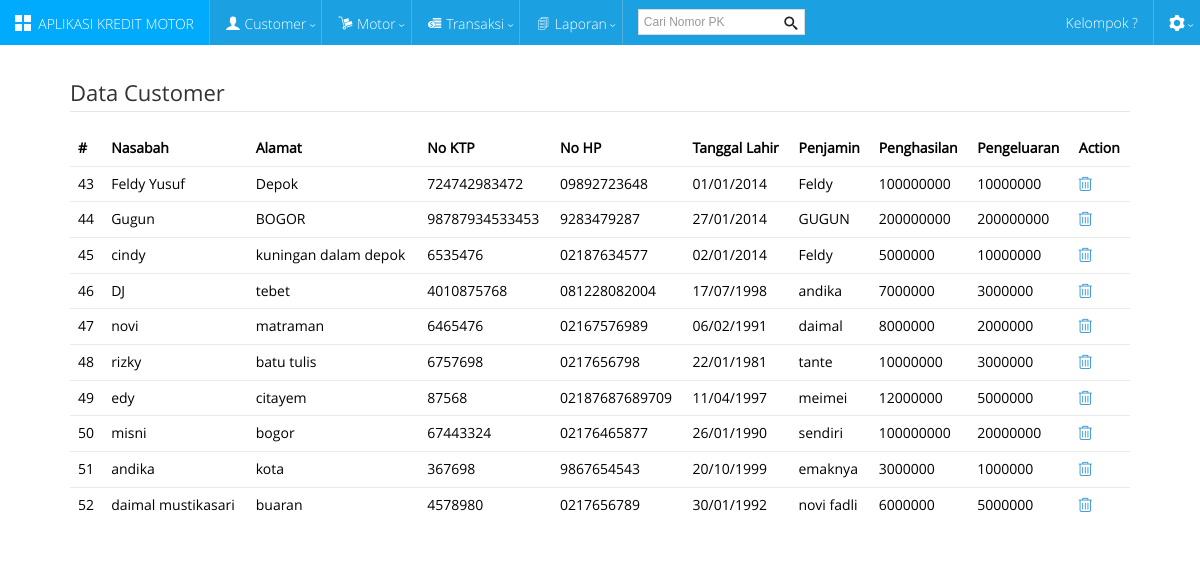
/?page=view_customer, run on the app's committed database.
### tables this page shows
CREATE TABLE `m_customer` (
  `NO_PK` varchar(50) NOT NULL,
  `NASABAH` varchar(100) default NULL,
  `ALAMAT` varchar(4000) default NULL,
  `NO_HP` varchar(50) default NULL,
  `TGL_LAHIR` varchar(50) default NULL,
  `PENJAMIN` varchar(50) default NULL,
  `PENGHASILAN` int(20) default NULL,
  `PENGELUARAN` int(20) default NULL,
  `NO_KTP` varchar(50) default NULL,
  PRIMARY KEY  (`NO_PK`)
);

### form/view_customer.php (the view, shortened to what this page needs)
<table width="90%" border="0" align="center" cellpadding="10" cellspacing="3">
  <tr>
    <td>
    <fieldset>
      <legend>Data Customer</legend>
    <table align="center" class="table">
      <thead>
        <tr>
          <th class="text-left">#</th>
          <th class="text-left">Nasabah</th>
          <th class="text-left">Alamat</th>
          <th class="text-left">No KTP</th>
          <th class="text-left">No HP</th>
          <th class="text-left">Tanggal Lahir</th>
          <th class="text-left">Penjamin</th>
          <th class="text-left">Penghasilan</th>
          <th class="text-left">Pengeluaran</th>
          <th class="text-left">Action</th>
        </tr>
      </thead>
      <tbody>
      <?php
      	if (!($query = mysql_query("SELECT * FROM M_CUSTOMER ORDER BY no_pk"))) die("SQL Error");
		while($res = mysql_fetch_array($query)) {
	  ?>
        <tr>
          <td><?php echo $res[0];?></td>
          <td class="right"><?php echo $res[1];?></td>
          <td class="right"><?php echo $res[2];?></td>
          <td class="right"><?php echo $res[8];?></td>
          <td class="right"><?php echo $res[3];?></td>
          <td class="right"><?php echo $res[4];?></td>
          <td class="right"><?php echo $res[5];?></td>
          <td class="right"><?php echo $res[6];?></td>
          <td class="right"><?php echo $res[7];?></td>
          <td class="right"><a href="system/proses_deleted.php?page=customer&id_deleted=<?php echo $res[0];?>" class="icon-remove"></a></td>
        </tr>
        <?php } ?>
      </tbody>
    </table>
    </fieldset>
    </td>
  </tr>
</table>

### index.php (shortened to what this page needs)
<?php
	$no_pk = "";
?>
<!DOCTYPE html>
<html>
    <head>
        <link rel="stylesheet" href="lib/metro/css/metro-bootstrap.css">
    <title>Aplikasi Kredit Motor</title></head>
    <body class="metro">
      	<nav class="navigation-bar">
            <nav class="navigation-bar-content">
            <a href="?page=home" class="element"><span class="icon-grid-view"></span> &nbsp;APLIKASI KREDIT MOTOR</a>
          <div class="element">
	                <a class="dropdown-toggle" href="#">
                		<span class="icon-user-2"></span> Customer                    </a>
                </div>
          <div class="element">
                	<a class="dropdown-toggle" href="#">
	                	<span class="icon-shipping"></span> Motor                    </a>
                </div>
          <div class="element">
                	<a class="dropdown-toggle" href="#">
	                	<span class="icon-coins"></span> Transaksi                    </a>
                  </div>
          <div class="element">
                	<a class="dropdown-toggle" href="#">
	                	<span class="icon-files"></span> Laporan                    </a>
                  </div>
          <div class="element input-element">
                    <form action="?page=bayar_angsuran" method="post">
                        <div class="input-control text">
                            <input type="text" name="no_pk" placeholder="Cari Nomor PK" value="<?php echo $no_pk;?>">
                            <button class="btn-search"></button>
                        </div>
                    </form>
                </div>
          <div class="element place-right">
                    <a class="dropdown-toggle" href="#">
                        <span class="icon-cog"></span>                    </a>
                </div>
          <div class="element place-right">
                    Kelompok ?                </div>
          </nav>
        </nav>
        <div class="main-content">
        	<br />
        	<?php
            	if ($_GET['page'] == "input_customer") {
					include "form/input_customer.php";
				} else if ($_GET['page'] == "view_customer") {
					include "form/view_customer.php";
				} else if ($_GET['page'] == "input_motor") {
					include "form/input_motor.php";
				} else if ($_GET['page'] == "input_angsuran") {
					include "form/input_angsuran.php";
				} else if ($_GET['page'] == "view_angsuran") {
					include "form/view_angsuran.php";
				}  else if ($_GET['page'] == "pembelian_unit") {
					include "form/pay_angsuran.php";
				} else if ($_GET['page'] == "bayar_angsuran") {
					include "form/bayar_angsuran.php";
				} else {
					include "form/home.php";
				}
			?>
        </div>
    </body>
</html>

### data on the page
m_customer: NO_PK "43", NASABAH "Feldy Yusuf", ALAMAT "Depok", NO_KTP "724742983472", NO_HP "09892723648", TGL_LAHIR "01/01/2014", PENJAMIN "Feldy", PENGHASILAN "100000000", PENGELUARAN "10000000"
m_customer: NO_PK "44", NASABAH "Gugun", ALAMAT "BOGOR", NO_KTP "98787934533453", NO_HP "9283479287", TGL_LAHIR "27/01/2014", PENJAMIN "GUGUN", PENGHASILAN "200000000", PENGELUARAN "200000000"
m_customer: NO_PK "45", NASABAH "cindy", ALAMAT "kuningan dalam depok", NO_KTP "6535476", NO_HP "02187634577", TGL_LAHIR "02/01/2014", PENJAMIN "Feldy", PENGHASILAN "5000000", PENGELUARAN "10000000"
m_customer: NO_PK "46", NASABAH "DJ", ALAMAT "tebet", NO_KTP "4010875768", NO_HP "081228082004", TGL_LAHIR "17/07/1998", PENJAMIN "andika", PENGHASILAN "7000000", PENGELUARAN "3000000"
m_customer: NO_PK "47", NASABAH "novi", ALAMAT "matraman", NO_KTP "6465476", NO_HP "02167576989", TGL_LAHIR "06/02/1991", PENJAMIN "daimal", PENGHASILAN "8000000", PENGELUARAN "2000000"
m_customer: NO_PK "48", NASABAH "rizky", ALAMAT "batu tulis", NO_KTP "6757698", NO_HP "0217656798", TGL_LAHIR "22/01/1981", PENJAMIN "tante", PENGHASILAN "10000000", PENGELUARAN "3000000"
m_customer: NO_PK "49", NASABAH "edy", ALAMAT "citayem", NO_KTP "87568", NO_HP "02187687689709", TGL_LAHIR "11/04/1997", PENJAMIN "meimei", PENGHASILAN "12000000", PENGELUARAN "5000000"
m_customer: NO_PK "50", NASABAH "misni", ALAMAT "bogor", NO_KTP "67443324", NO_HP "02176465877", TGL_LAHIR "26/01/1990", PENJAMIN "sendiri", PENGHASILAN "100000000", PENGELUARAN "20000000"
m_customer: NO_PK "51", NASABAH "andika", ALAMAT "kota", NO_KTP "367698", NO_HP "9867654543", TGL_LAHIR "20/10/1999", PENJAMIN "emaknya", PENGHASILAN "3000000", PENGELUARAN "1000000"
m_customer: NO_PK "52", NASABAH "daimal mustikasari", ALAMAT "buaran", NO_KTP "4578980", NO_HP "0217656789", TGL_LAHIR "30/01/1992", PENJAMIN "novi fadli", PENGHASILAN "6000000", PENGELUARAN "5000000"
